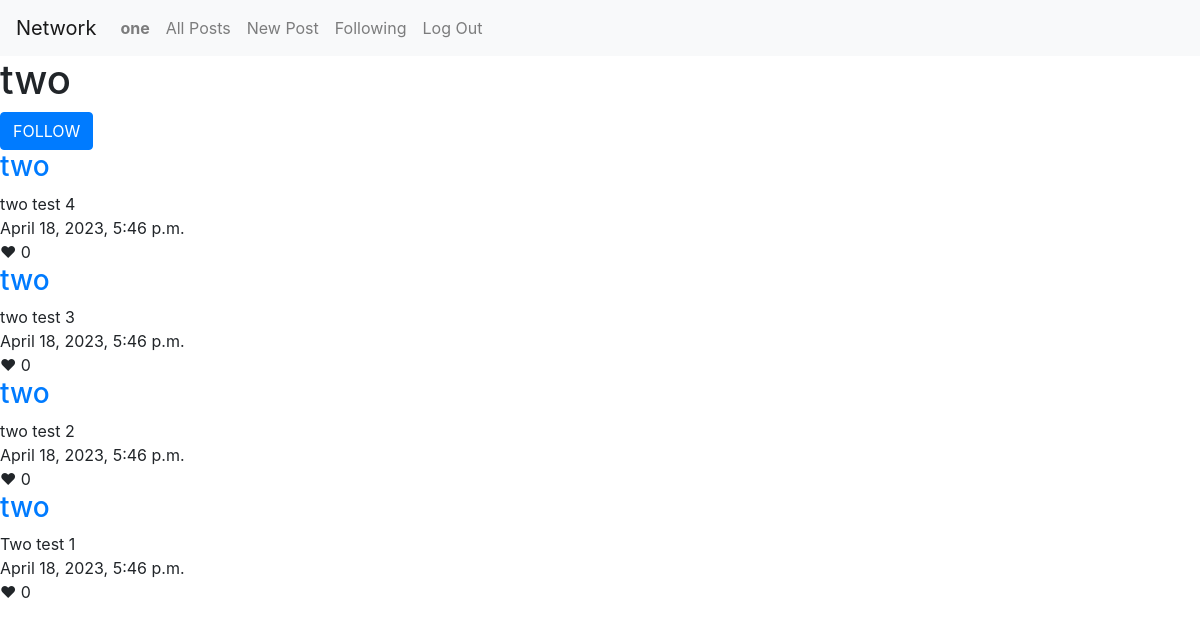
The page /user/two (signed in) on the database its author committed.
### network/models.py (models this page shows, shortened)
class User(AbstractUser):
    pass

class Posts(models.Model):
    user = models.ForeignKey(User, on_delete=models.CASCADE)
    content = models.CharField(max_length=280)
    datetime = models.DateTimeField(auto_now_add=True)
    likes = models.ManyToManyField(User, symmetrical=False, blank=True, related_name="likes")
    class Meta:
        ordering = ['-datetime']

### network/views.py (the view)
# urls.py: path("user/<profile>", views.user, name="user"),
@login_required
def user(request, profile):
    user_profile = User.objects.get(username=profile)
    user_posts = Posts.objects.filter(user=user_profile)
    return render(request, "network/user.html", {
        "user_posts": user_posts,
        "profile_name": profile,
    })

### network/templates/network/user.html (shortened to what this page needs)
{% extends "network/layout.html" %}
{% block body %}
    <div>
        <h1>{{ profile_name}}</h1>
        {% if not profile_name == request.user.username %}
        <button class="btn btn-primary">FOLLOW</button>
        {% endif %}
    </div>
    {% for post in user_posts %}
    <div>
        <h3><a href="{% url 'user' post.user.username %}">{{post.user}}</a></h3>
        <div>{{post.content}}</div>
        <div>{{post.datetime}}</div>
        {% if not post.user == user %}
            <div class=
                "{% if user in post.likes %}
                    liked-post
                {% else %}
                    like-post
                {% endif %}">
                ❤
                {% if post.likecount %}
                {{post.likecount}}
                {% else %}
                    0
                {% endif %}
            </div>
        {% endif %}
    </div>
    {% endfor %}
{% endblock %}

### network/templates/network/layout.html (shortened to what this page needs)
{% load static %}
<!DOCTYPE html>
<html lang="en">
    <head>
        <link rel="stylesheet" href="https://stackpath.bootstrapcdn.com/bootstrap/4.4.1/css/bootstrap.min.css">
        <link href="{% static 'network/styles.css' %}" rel="stylesheet">
    </head>
    <body>
        <nav class="navbar navbar-expand-lg navbar-light bg-light">
            <a class="navbar-brand" href="#">Network</a>
            <div>
              <ul class="navbar-nav mr-auto">
                {% if user.is_authenticated %}
                    <li class="nav-item">
                        <a class="nav-link" href="{% url 'user' request.user.username %}"><strong>{{ user.username }}</strong></a>
                    </li>
                {% endif %}
                <li class="nav-item">
                  <a class="nav-link" href="{% url 'index' %}">All Posts</a>
                </li>
                {% if user.is_authenticated %}
                    <li class="nav-item">
                        <a class="nav-link" href="{% url 'newpost' %}"> New Post</a>
                    </li>
                    <li class="nav-item">
                        <a class="nav-link" href="{% url 'following' %}">Following</a>
                    </li>
                    <li class="nav-item">
                        <a class="nav-link" href="{% url 'logout' %}">Log Out</a>
                    </li>
                {% endif %}
              </ul>
            </div>
          </nav>
        <div class="body">
            {% block body %}
            {% endblock %}
        </div>
    </body>
</html>

### rows shown on the page
User: username "one"
User: username "two"
Posts: user "two", content "two test 4", datetime "April 18, 2023, 5:46 p.m."
Posts: user "two", content "two test 3", datetime "April 18, 2023, 5:46 p.m."
Posts: user "two", content "two test 2", datetime "April 18, 2023, 5:46 p.m."
Posts: user "two", content "Two test 1", datetime "April 18, 2023, 5:46 p.m."
